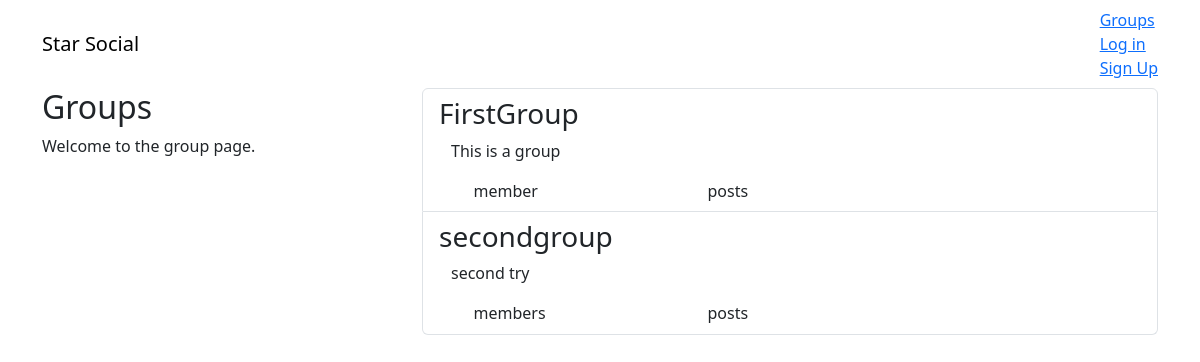
Page /group/ on the committed database.
### group/models.py (models this page shows, shortened)
class Group(models.Model):
    name = models.CharField(max_length=255, unique=True)
    slug = models.SlugField(allow_unicode=True, unique=True)
    description = models.TextField(blank=True, default="")
    description_html = models.TextField(editable=False, default="", blank=True)
    members = models.ManyToManyField(User, through="GroupMember")
    class Meta:
        ordering = ["name"]

### group/views.py (the view)
# urls.py: path('', views.ListGroup.as_view(), name="all"),
class ListGroup(generic.ListView):
    model = Group

### group/templates/group/group_list.html (shortened to what this page needs)
{% extends "group/group_base.html" %}
{% block pregroup %}
<div class="col-md-4">
    <div class="content">
        <h2>Groups</h2>
        <p>Welcome to the group page.</p>
    </div>
</div>
{% endblock pregroup %}
{% block group_content %}
  <div class="col-md-8">
    <div class="list-group">
        {% for group in object_list %}
          <a class="list-group-item" href="{% url 'group:single' slug=group.slug %}">
            <h3 class="title list-group-item-heading">{{ group.name }}</h3>
            <div class="list-group-item-text container-fluid">
                {{ group.description_html|safe }}
                <div class="row">
                    <div class="col-md-4">
                        <span class="badge">{{ group.members.count }}</span>member{{ group.members.count|pluralize}}
                    </div>
                    <div class="col-md-4">
                        <span class="badge">{{ group.posts.count }}</span>post{{ group.posts.count|pluralize }}
                    </div>
                </div>
            </div>
          </a>
        {% endfor %}
    </div>
  </div>
{% endblock %}

### rows in the picture
Group: name "FirstGroup", description_html "This is a group"
Group: name "secondgroup", description_html "second try"
